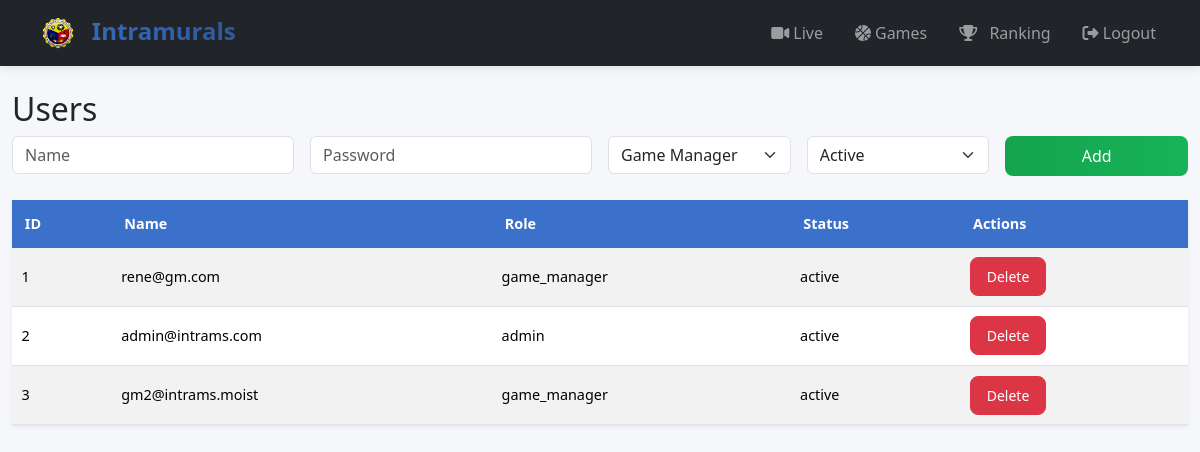
Page /users/ (signed in) on the committed database.
### models.py (models this page shows, shortened)
class User(db.Model):
    __tablename__ = "users"
    id = db.Column(db.Integer, primary_key=True)
    name = db.Column(db.String(100), nullable=False)
    role = db.Column(db.String(50), nullable=False)  # "game_manager" or "admin"
    password_hash = db.Column(db.String(255), nullable=False)  # store hashed password
    status = db.Column(db.String(20), nullable=False, default="active")  # active/inactive
    @property
    def password(self):
        raise AttributeError("Password is write-only!")
    @password.setter
    def password(self, plain_password):
        self.password_hash = generate_password_hash(plain_password)

### routes/users.py (the view)
@users_bp.route("/")
def list_users():
    users = User.query.all()
    return render_template("users.html", users=users)

### app.py (called while the page is built)
def protect_blueprint(bp, exclude=['index']):
    @bp.before_request
    def require_login():
        if request.endpoint in exclude:
            return
        if "user_id" not in session:
            flash("Please log in first.", "warning")
            return redirect(url_for("login"))

### templates/users.html (shortened to what this page needs)
{% extends "base.html" %} {% block content %}
<h2>Users</h2>
<form class="row g-3 mb-4" method="post" action="{{ url_for('users.add') }}">
	<div class="col-md-3">
		<input type="text" class="form-control" name="name" placeholder="Name" required />
	</div>
	<div class="col-md-3">
		<input type="password" name="password" class="form-control" placeholder="Password" required />
	</div>
	<div class="col-md-2">
		<select class="form-select" name="role" required>
			<option value="game_manager">Game Manager</option>
		</select>
	</div>
	<div class="col-md-2">
		<select class="form-select" name="status" required>
			<option value="active">Active</option>
		</select>
	</div>
	<div class="col-md-2">
		<button type="submit" class="btn btn-success w-100">Add</button>
	</div>
</form>
<table class="table table-striped table-hover shadow-sm">
	<thead class="table-primary">
		<tr>
			<th>ID</th>
			<th>Name</th>
			<th>Role</th>
			<th>Status</th>
			<th>Actions</th>
		</tr>
	</thead>
	<tbody>
		{% for u in users %}
		<tr>
			<td>{{ u.id }}</td>
			<td>{{ u.name }}</td>
			<td>{{ u.role }}</td>
			<td>{{ u.status }}</td>
			<td><a href="{{ url_for('users.delete', id=u.id) }}" class="btn btn-danger btn-sm">Delete</a></td>
		</tr>
		{% endfor %}
	</tbody>
</table>
{% endblock %}

### templates/base.html (style rules this page uses)
:root { --primary-color: #3b71ca; --secondary-color: #f8f9fa; --accent-color: #dc3545; --dark-color: #212529; --light-color: #f8f9fa; --success-color: #14a44d; --border-radius: 8px; }
body { background-color: #f5f7fb; font-family: "Segoe UI", Tahoma, Geneva, Verdana, sans-serif; }
.btn { border-radius: var(--border-radius); padding: 0.5rem 1rem; font-weight: 500; transition: all 0.3s ease; }
.btn-success { background: linear-gradient(to right, var(--success-color), #17b358); border: none; }
.table th { background-color: var(--primary-color); color: white; border: none; padding: 0.8rem; font-size: 0.9rem; }
.table td { padding: 0.6rem; vertical-align: middle; font-size: 0.9rem; }

### rows in the picture
User: id "1", name "rene@gm.com", role "game_manager", status "active"
User: id "2", name "admin@intrams.com", role "admin", status "active"
User: id "3", name "gm2@intrams.moist", role "game_manager", status "active"
